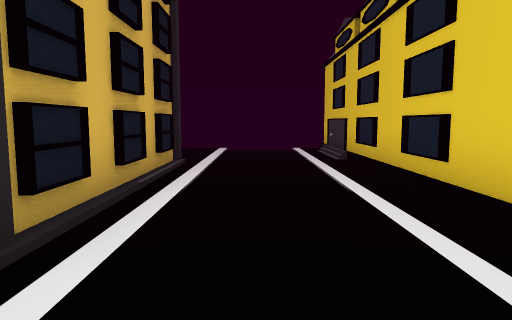
view 1 (above)

18 first-person views from a walk through a 3-D level made in the Unity game engine. The camera is 1.5 m above the floor, tilts 6° down and sees 70° across. The floor is counted in squares, 2 m on a side. Each view is taken from the middle of a square. On the plan, view 1 faces up. The plan holds only what a view shows up to about 11 squares ahead; the rest is blank. The place goes on beyond the plan. The player character is not drawn.

view 2
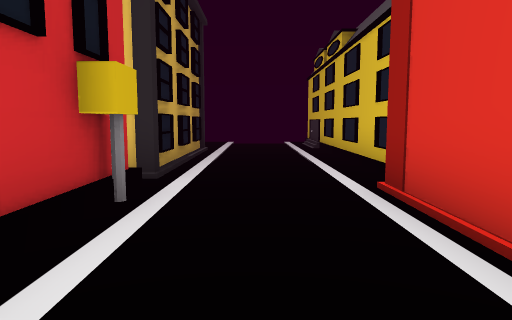

view 3
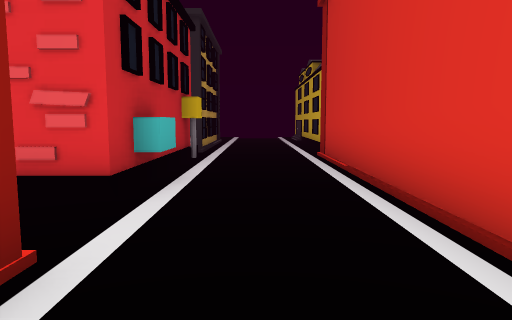

view 4
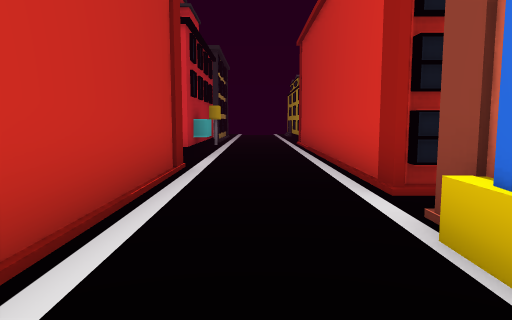

view 5
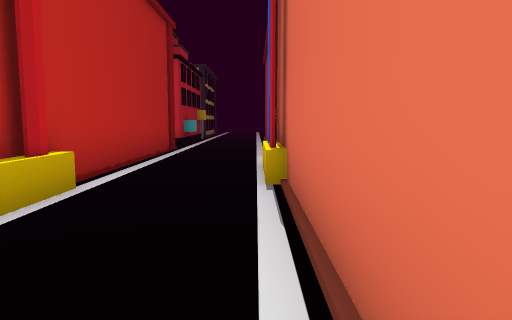

view 6
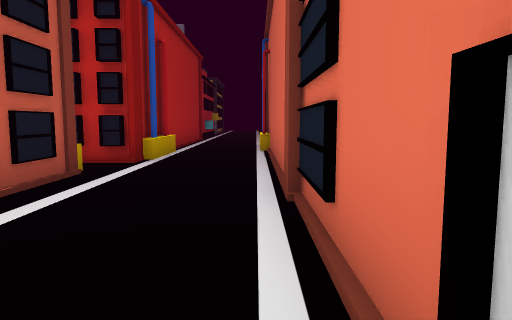

view 7
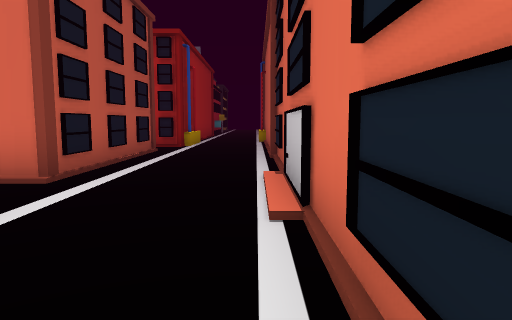

view 8
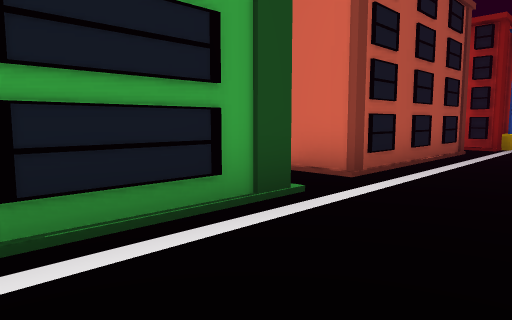

view 9
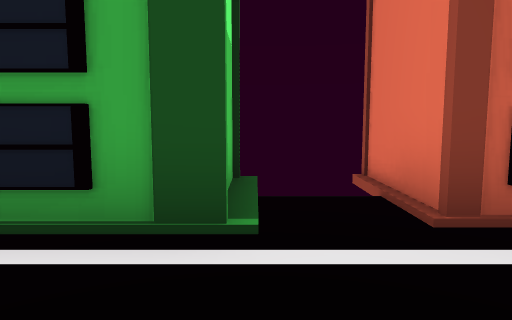

view 10
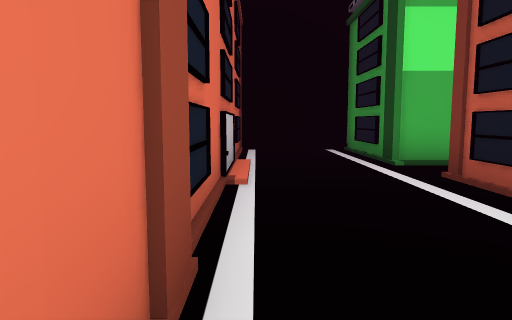

view 11
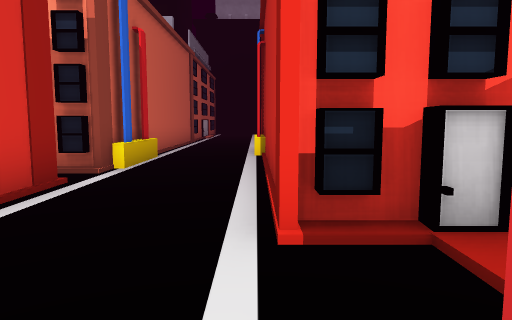

view 12
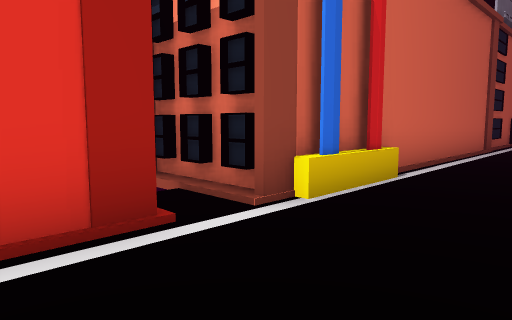

view 13
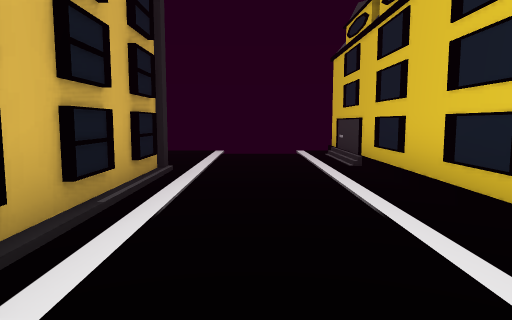

view 14
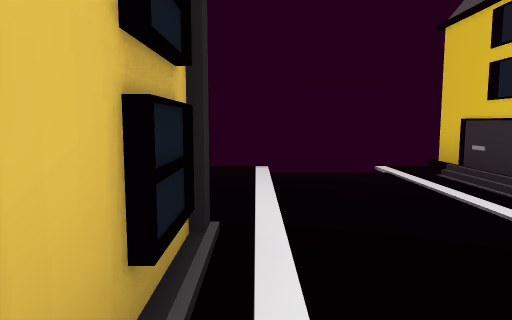

view 15
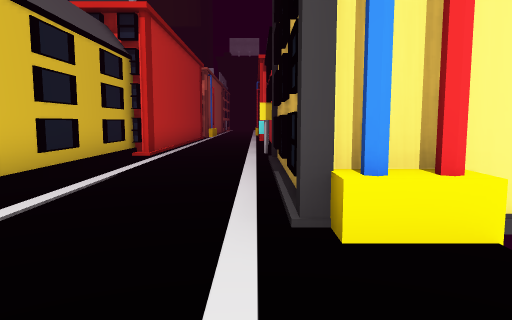

view 16
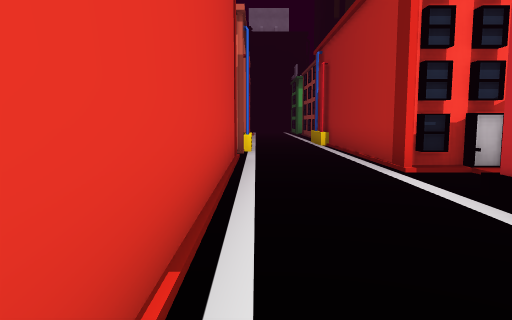

view 17
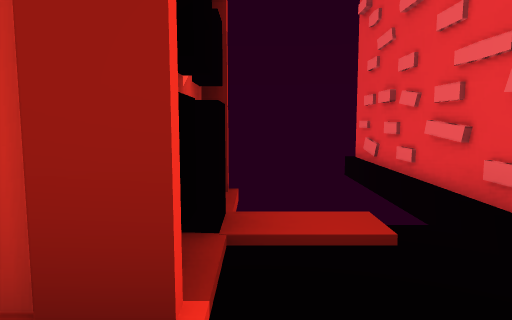

view 18
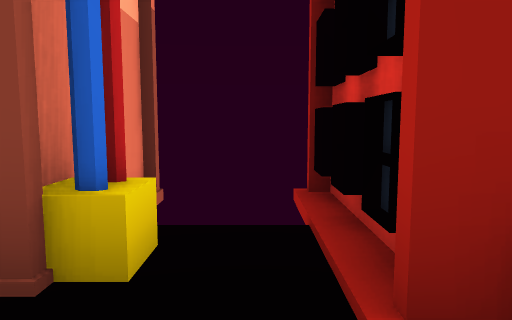

### Floor plan
Key: @ floor where view 1 was taken; # wall or solid block; x gap in a wall; . floor; / step, stairs or slope; = window, fence, low wall or low ledge.
Columns run from 3 left of view 1 to 3 right of it. Each row starts with its distance up from view 1.
 10      #
  9   . .#
  8     .#
  7 =#. .#
  6 ##. .#
  5  #. .#
  4  #. .#
  3  #. .#
  2  #. .#
  1  #...#
  0  #.@.#
 -1  #. .#
 -2  #. .#
 -3 ##...#
 -4 #/. .#
 -5 x//..#
 -6 ##/ .#
 -7  #/..#
 -8  #/ ..
 -9  #/ ###
-10  #/ ##
-11  ##..#
-12   # .#
-13 ### .#
-14  ....#
-15 ##. .#
-16  #. .#
-17  #. .#
-18  #. .#
-19 ##. .#
-20  /. .#
-21 x/. .#
-22  #. .#
-23  #. .#
-24  #. .#
-25  #####

Where each view was taken, in squares from view 1:
view 1: 0 up, 0 right, facing up
view 2: 3 down, 0 right, facing up
view 3: 7 down, 0 right, facing up
view 4: 11 down, 0 right, facing up
view 5: 15 down, 1 right, facing up
view 6: 20 down, 1 right, facing up
view 7: 24 down, 1 right, facing up
view 8: 24 down, 1 right, facing up-left
view 9: 21 down, 1 right, facing left
view 10: 15 down, 1 right, facing down
view 11: 3 down, 1 left, facing down
view 12: 6 down, 1 left, facing down-right
view 13: 1 up, 0 right, facing up
view 14: 4 up, 1 left, facing up
view 15: 9 up, 1 left, facing down
view 16: 0 up, 1 right, facing down
view 17: 5 down, 0 right, facing left
view 18: 14 down, 0 right, facing left
